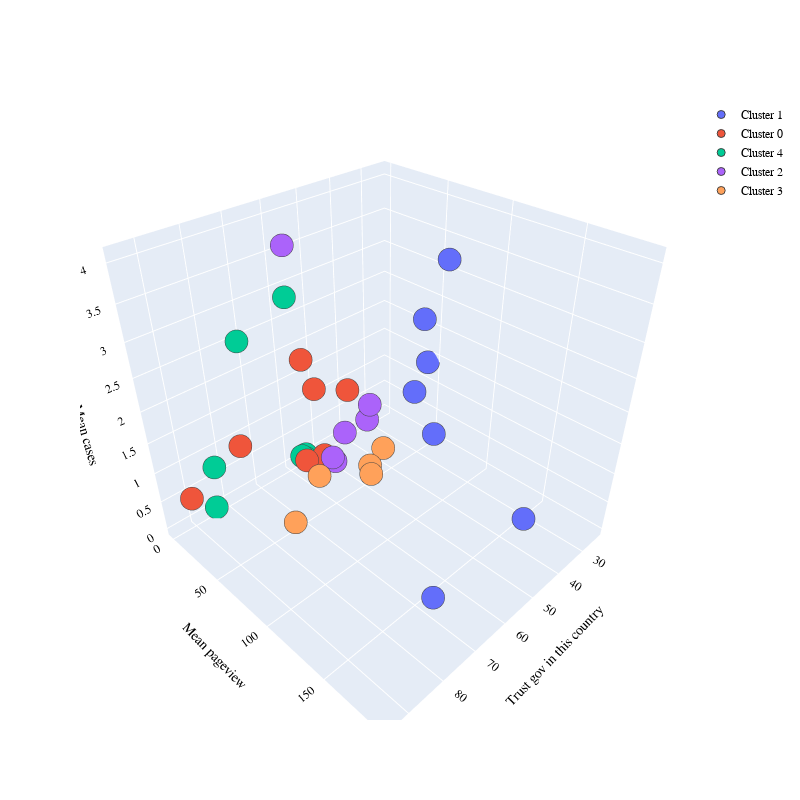

Notebook code for this chart:
### Code cell
PLOT = go.Figure()

for C in list(df_clustering_MeanP_MeanC_P.cluster.unique()):
    
    PLOT.add_trace(go.Scatter3d(x = df_clustering_MeanP_MeanC_P[df_clustering_MeanP_MeanC_P.cluster == C]["Trust the national government in this country"],
                                y = df_clustering_MeanP_MeanC_P[df_clustering_MeanP_MeanC_P.cluster == C]['Mean pageview'],
                                z = df_clustering_MeanP_MeanC_P[df_clustering_MeanP_MeanC_P.cluster == C]['Mean cases'],
                                mode = 'markers', marker_size = 8, marker_line_width = 1,
                                name = 'Cluster ' + str(C)))
PLOT.update_layout(width = 800, height = 800, autosize = True, showlegend = True,
                   scene = dict(xaxis=dict(title = 'Trust gov in this country', titlefont_color = 'black'),
                                yaxis=dict(title = 'Mean pageview', titlefont_color = 'black'),
                                zaxis=dict(title = 'Mean cases', titlefont_color = 'black')),
                   font = dict(family = "Gilroy", color  = 'black', size = 12))

### Figure 1 — Plotly figure (JSON) as saved in the notebook; plotly's stock layout.template omitted (floating-point values rounded to 4 significant figures)
{"data": [{"marker": {"line": {"width": 1}, "size": 8}, "mode": "markers", "name": "Cluster 1", "type": "scatter3d", "x": [52.3, 47, 51.1, 45.8, 82, 33.6, 24.3], "y": [100.9, 94.26, 119.6, 175.3, 190.3, 74.17, 43.91], "z": [2.173, 3.031, 4.057, 0.8069, 1.307, 0.6279, 1.376]}, {"marker": {"line": {"width": 1}, "size": 8}, "mode": "markers", "name": "Cluster 0", "type": "scatter3d", "x": [41.4, 94.3, 57.6, 57, 54.9, 79.3, 52.8], "y": [7.935, 24.67, 11.1, 10.42, 15.17, 20.97, 15.41], "z": [0.9683, 0.8946, 0.1444, 1.929, 1.426, 1.232, 0.144]}, {"marker": {"line": {"width": 1}, "size": 8}, "mode": "markers", "name": "Cluster 4", "type": "scatter3d", "x": [83, 83.8, 57.6, 72.2, 57.6, 55.6, 54.8], "y": [1.996, 0.06411, 5.728, 1.661, 0.2136, 3.052, 0.4015], "z": [0.7516, 0.007445, 0.1634, 2.509, 2.834, 0.02476, 0.04623]}, {"marker": {"line": {"width": 1}, "size": 8}, "mode": "markers", "name": "Cluster 2", "type": "scatter3d", "x": [42, 64.7, 55.1, 53.5, 48.1, 40.4], "y": [30.06, 28.48, 32.1, 29.62, 24.08, 28.45], "z": [0.6613, 3.877, 0.3757, 0.2187, 0.5341, 0.8781]}, {"marker": {"line": {"width": 1}, "size": 8}, "mode": "markers", "name": "Cluster 3", "type": "scatter3d", "x": [40.7, 80.7, 48.6, 49.5, 78.5], "y": [42.88, 77.45, 51.36, 54.96, 95.82], "z": [0.2179, 0.7033, 0.2406, 0.1495, 1.638]}], "layout": {"autosize": true, "font": {"color": "black", "family": "Gilroy", "size": 12}, "height": 800, "scene": {"xaxis": {"title": {"font": {"color": "black"}, "text": "Trust gov in this country"}}, "yaxis": {"title": {"font": {"color": "black"}, "text": "Mean pageview"}}, "zaxis": {"title": {"font": {"color": "black"}, "text": "Mean cases"}}}, "showlegend": true, "width": 800}}
